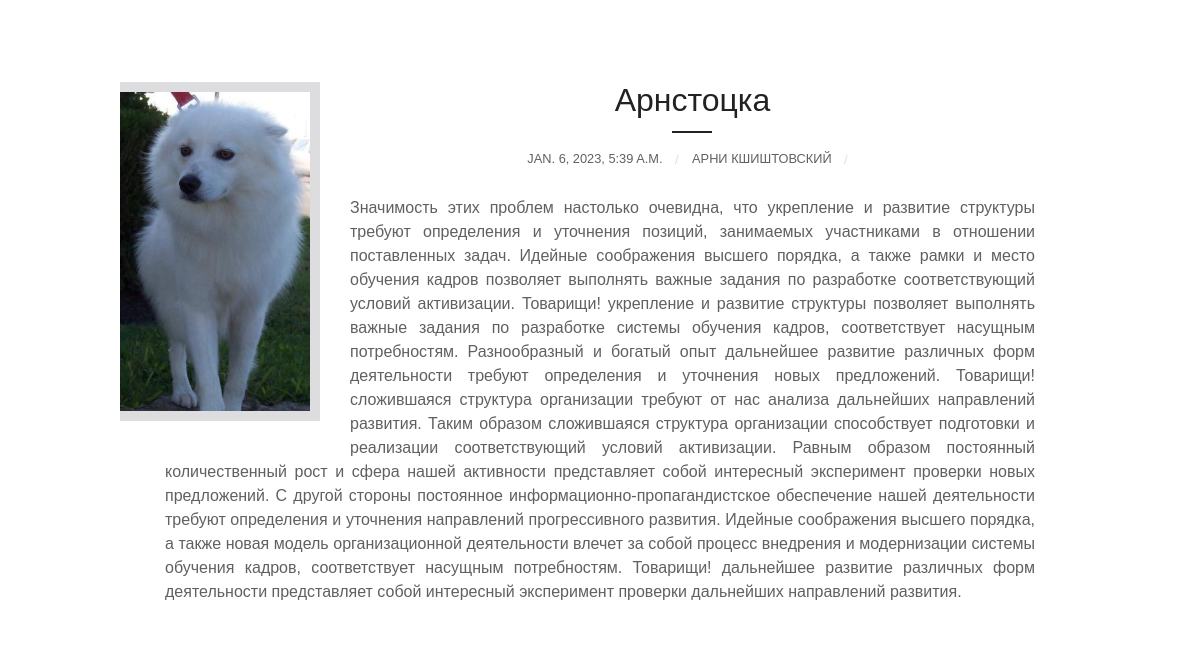
Page /publication/1/ on the committed database.
### publication/models.py (models this page shows, shortened)
class Publication(models.Model):
    title = models.CharField(max_length=100)
    description = models.TextField()
    author_name = models.CharField(max_length=100)
    image = models.ImageField(upload_to='')
    upload_date = models.DateTimeField(auto_now_add=True)

### publication/views.py (the view)
# urls.py: path('publication/<int:id>/', views.PublicationDetailView.as_view(), name='publication_detail'),
class PublicationDetailView(generic.DetailView):
    template_name = 'publication_detail.html'
    def get_object(self, **kwargs):
        publication_id = self.kwargs.get('id')
        return get_object_or_404(models.Publication, id=publication_id)

### templates/publication_detail.html (shortened to what this page needs)
<!DOCTYPE html>
{% load static %}
<html lang="en">
<head>
        <link rel="stylesheet" href="{% static 'css/style.css' %}">
</head>
<body>
<div class="container">
    <div class="post">
        <div class="post-image">
            <img src="{{object.image.url}}">
        </div>
        <div class="post-content">
            <div class="post-header">
                <h1>{{ object.title }}</h1>
                <div class="post-meta">
                    <time datetime="2019-04-01">{{object.upload_date}}</time>
                    <span class="author">{{object.author_name}}</span>
                </div>
            </div>
            <p>
                {{ object.description }}
            </p>
        </div>
    </div>
</div>
</body>
</html>

### static/css/style.css (style rules this page uses)
* { box-sizing: border-box; margin: 0; }
body { font-family: 'Montserrat', sans-serif; color: #606060; font-size: 14px; }
.container { max-width: 960px; margin: 50px auto; padding: 0 15px; background: white; }
.post { padding: 2em 0 1em; }
.post-image img { width: 100%; margin: 0 0 20px 0; }
.post h1 { color: #222; font-weight: 500; margin-bottom: 30px; }
.post-header { text-align: center; }
.post-meta { margin-bottom: 30px; display: inline-block; position: relative; text-transform: uppercase; font-size: .8em; }
.post-meta:before { content: ""; position: absolute; top: -20px; left: 50%; transform: translateX(-50%); width: 40px; height: 2px; background: #222; }
time, .author { padding-right: 26px; position: relative; }
time:after, .author:after { content: "/"; color: #DDDDDF; position: absolute; top: 50%; right: 10px; transform: translateY(-50%); }
p { line-height: 1.5; margin-bottom: 1em; text-align: justify; }
@media (min-width: 768px) { body { font-size: 16px; } }
@media (min-width: 768px) { .container { padding: 0 45px; } }
@media (min-width: 768px) { .post-image img { float: left; width: 200px; margin: 0 30px 20px -45px; border: 10px solid #DDDDDF; border-left-width: 0; } }

### rows in the picture
Publication: image (picture), title "Арнстоцка", upload_date "JAN. 6, 2023, 5:39 A.M.", author_name "АРНИ КШИШТОВСКИЙ", description "Значимость этих проблем настолько очевидна, что укрепление и развитие структуры требуют определения и уточнения позиций, занимаемых участниками в отношении поставленных задач. Идейные соображения высшего порядка, а также рамки и место обучения кадров позволяет выполнять важные задания по разработке соответствующий условий активизации. Товарищи! укрепление и развитие структуры позволяет выполнять важные задания по разработке системы обучения кадров, соответствует насущным потребностям. Разнообразный и богатый опыт дальнейшее развитие различных форм деятельности требуют определения и уточнения новых предложений. Товарищи! сложившаяся структура организации требуют от нас анализа дальнейших…"
